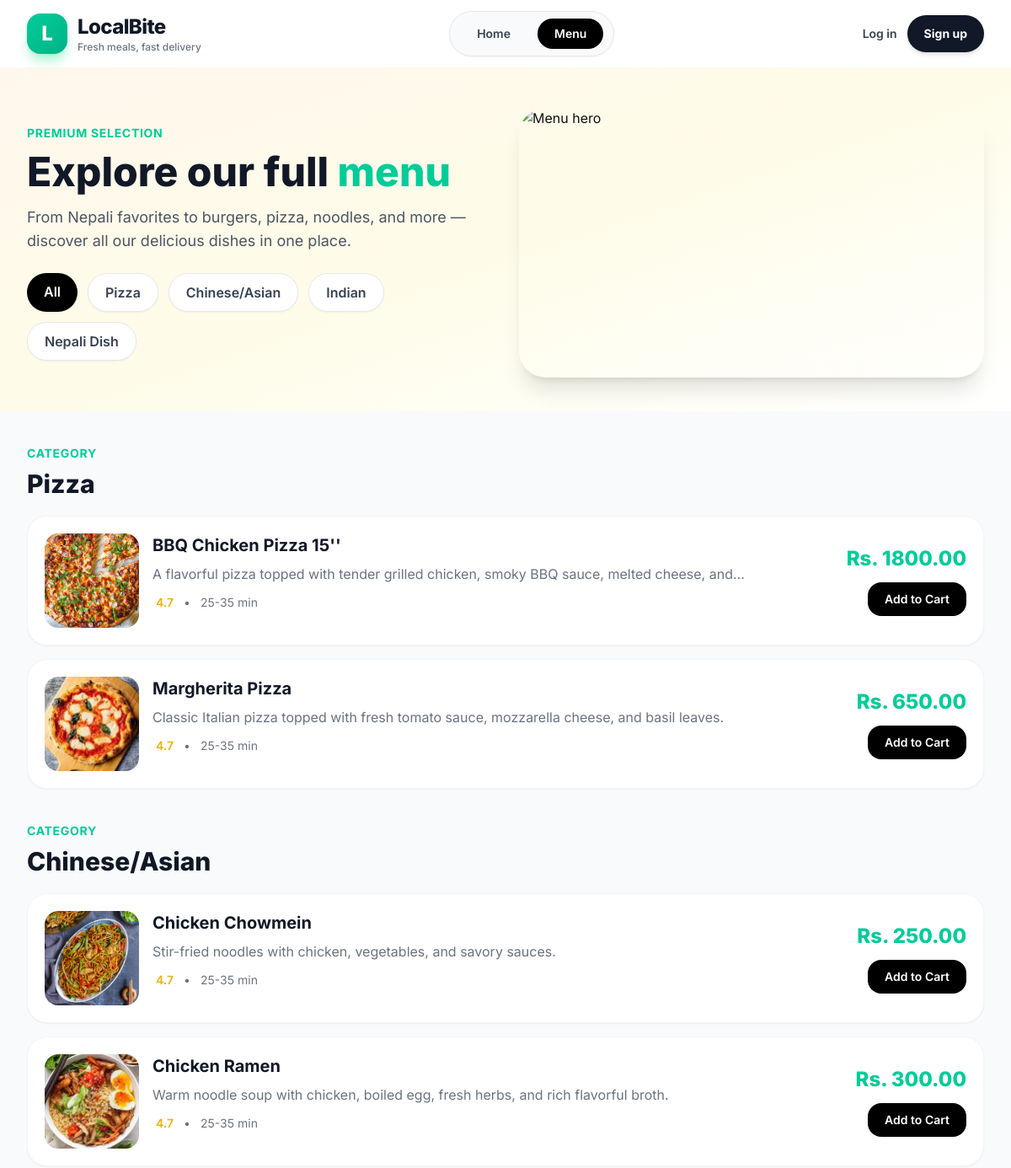
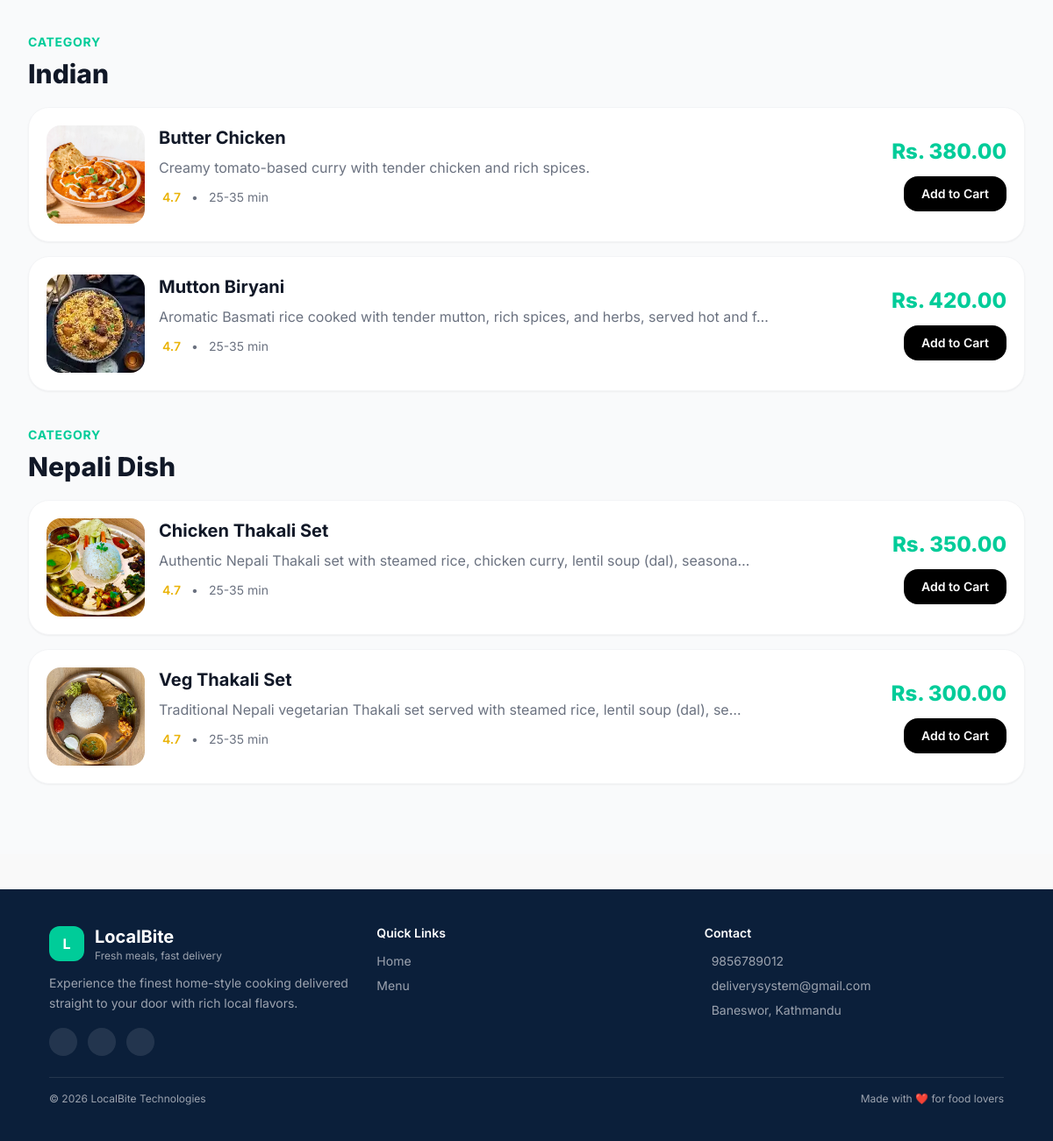
The app's page /menu/ with its own data (2 pictures, top to bottom).
### main/models.py (models this page shows, shortened)
class Category(models.Model):
    name = models.CharField(max_length=60)
    class Meta:
        verbose_name_plural = "categories"

class Product(models.Model):
    name = models.CharField(max_length=100, db_index=True)
    price = models.DecimalField(max_digits=10, decimal_places=2, default=0.0)
    image = models.ImageField(upload_to="products/")
    featured = models.BooleanField(default=False)
    description = models.TextField(null=True, blank=True)
    created_at = models.DateTimeField(auto_now_add=True)
    updated_at = models.DateTimeField(auto_now=True)
    categories = models.ManyToManyField(Category)

### main/views.py (the view)
# urls.py: path('menu/', views.menu_page, name='menu_page'),
def menu_page(request):
    categories = Category.objects.all()
    products = Product.objects.all().order_by('name')
    context = {
        'categories': categories,
        'products': products,
    }
    return render(request, 'main/menu.html', context)

### main/templates/main/menu.html (shortened to what this page needs)
{% extends "base.html" %}
{% block content %}
<section class="bg-gradient-to-br from-[#fff7ed] via-[#fefce8] to-white pt-12 pb-10">
    <div class="max-w-7xl mx-auto px-4 sm:px-6 lg:px-8">
        <div class="grid lg:grid-cols-2 gap-8 items-center">
            <div class="animate-fade-left">
                <p class="text-primary font-bold uppercase tracking-wider text-sm">Premium Selection</p>
                <h1 class="mt-3 text-4xl sm:text-5xl font-extrabold text-gray-900 leading-tight">
                    Explore our full <span class="text-primary">menu</span>
                </h1>
                <p class="mt-4 text-lg text-gray-600 max-w-2xl">
                    From Nepali favorites to burgers, pizza, noodles, and more — discover all our delicious dishes in one place.
                </p>
                <div class="mt-6 flex flex-wrap gap-3">
                    <a href="#all" class="px-5 py-2.5 rounded-full bg-black text-white font-semibold shadow-sm">
                        All
                    </a>
                    {% for category in categories %}
                    <a href="#cat-{{ category.id }}"
                       class="px-5 py-2.5 rounded-full bg-white text-gray-700 border border-gray-200 hover:bg-gray-50 transition font-semibold shadow-sm">
                        {{ category.name }}
                    </a>
                    {% endfor %}
                </div>
            </div>
            <div class="animate-zoom-soft">
                <img
                    src="https://images.unsplash.com/photo-1515003197210-e0cd71810b5f?auto=format&fit=crop&w=1200&q=80"
                    alt="Menu hero"
                    class="w-full h-[260px] sm:h-[320px] object-cover rounded-[2rem] shadow-xl"
                >
            </div>
        </div>
    </div>
</section>
<section id="all" class="py-10 bg-gray-50">
    <div class="max-w-7xl mx-auto px-4 sm:px-6 lg:px-8">
        {% for category in categories %}
        <div id="cat-{{ category.id }}" class="mb-10 animate-fade-up">
            <div class="mb-5">
                <p class="text-primary font-bold uppercase tracking-wider text-sm">Category</p>
                <h2 class="text-3xl font-extrabold text-gray-900 mt-2">{{ category.name }}</h2>
            </div>
            <div class="space-y-4">
                {% for product in products %}
                    {% for c in product.categories.all %}
                        {% if c.id == category.id %}
                        <div class="bg-white rounded-3xl border border-gray-100 shadow-sm hover:shadow-md transition p-4 sm:p-5">
                            <div class="flex flex-col md:flex-row md:items-center md:justify-between gap-4">
                                <div class="flex items-start gap-4 min-w-0">
                                    {% if product.image %}
                                    <img src="{{ product.image.url }}"
                                         alt="{{ product.name }}"
                                         class="w-24 h-24 sm:w-28 sm:h-28 rounded-2xl object-cover shrink-0">
                                    {% else %}
                                    <div class="w-24 h-24 sm:w-28 sm:h-28 rounded-2xl bg-gray-100 flex items-center justify-center text-gray-400 shrink-0">
                                        <i class="las la-image text-3xl"></i>
                                    </div>
                                    {% endif %}
                                    <div class="min-w-0">
                                        <h3 class="text-xl font-bold text-gray-900">{{ product.name }}</h3>
                                        <p class="text-sm sm:text-base text-gray-500 mt-2">
                                            {{ product.description|default:"Freshly prepared and delicious."|truncatechars:90 }}
                                        </p>
                                        <div class="mt-3 flex items-center gap-3 text-sm text-gray-500">
                                            <span class="inline-flex items-center gap-1 text-yellow-500 font-semibold">
                                                 4.7
                                            </span>
                                            <span>•</span>
                                            <span>25-35 min</span>
                                        </div>
                                    </div>
                                </div>
                                <div class="flex md:flex-col items-center md:items-end justify-between gap-3 shrink-0">
                                    <p class="text-2xl font-extrabold text-primary whitespace-nowrap">
                                        Rs. {{ product.price }}
                                    </p>
                                    {% if not user.is_authenticated or user.role != 'admin' %}
                                    <button
                                        @click="addToCart({{ product.id }})"
                                        class="bg-black text-white px-5 py-2.5 rounded-2xl text-sm font-semibold hover:bg-gray-800 transition">
                                        Add to Cart
                                    </button>
                                    {% endif %}
                                </div>
                            </div>
                        </div>
                        {% endif %}
                    {% endfor %}
                {% empty %}
                <div class="bg-white rounded-2xl p-6 text-gray-500 shadow-sm">
                    No items available in this category.
                </div>
                {% endfor %}
            </div>
        </div>
        {% endfor %}
    </div>
</section>
{% endblock %}

### common_templates/base.html (style rules this page uses)
.animate-fade-up { animation: fadeUp 0.7s ease-out both; }
.animate-fade-left { animation: fadeLeft 0.8s ease-out both; }
.animate-zoom-soft { animation: zoomSoft 0.7s ease-out both; }
body { background-color: #f9f9f9; color: #121212; display: flex; flex-direction: column; min-height: 100vh; font-family: 'Inter', sans-serif; }

### records on screen
Category: name "Pizza", image (picture)
Category: name "Chinese/Asian", image (picture)
Category: name "Indian", image (picture)
Category: name "Nepali Dish", image (picture)
Product: name "BBQ Chicken Pizza 15''", description "A flavorful pizza topped with tender grilled chicken, smoky BBQ sauce, melted cheese, and…", price "1800.00"
Product: name "Margherita Pizza", description "Classic Italian pizza topped with fresh tomato sauce, mozzarella cheese, and basil leaves.", price "650.00"
Product: name "Chicken Chowmein", description "Stir-fried noodles with chicken, vegetables, and savory sauces.", price "250.00"
Product: name "Chicken Ramen", description "Warm noodle soup with chicken, boiled egg, fresh herbs, and rich flavorful broth.", price "300.00"
Product: name "Butter Chicken", description "Creamy tomato-based curry with tender chicken and rich spices.", price "380.00"
Product: name "Mutton Biryani", description "Aromatic Basmati rice cooked with tender mutton, rich spices, and herbs, served hot and f…", price "420.00"
Product: name "Chicken Thakali Set", description "Authentic Nepali Thakali set with steamed rice, chicken curry, lentil soup (dal), seasona…", price "350.00"
Product: name "Veg Thakali Set", description "Traditional Nepali vegetarian Thakali set served with steamed rice, lentil soup (dal), se…", price "300.00"
